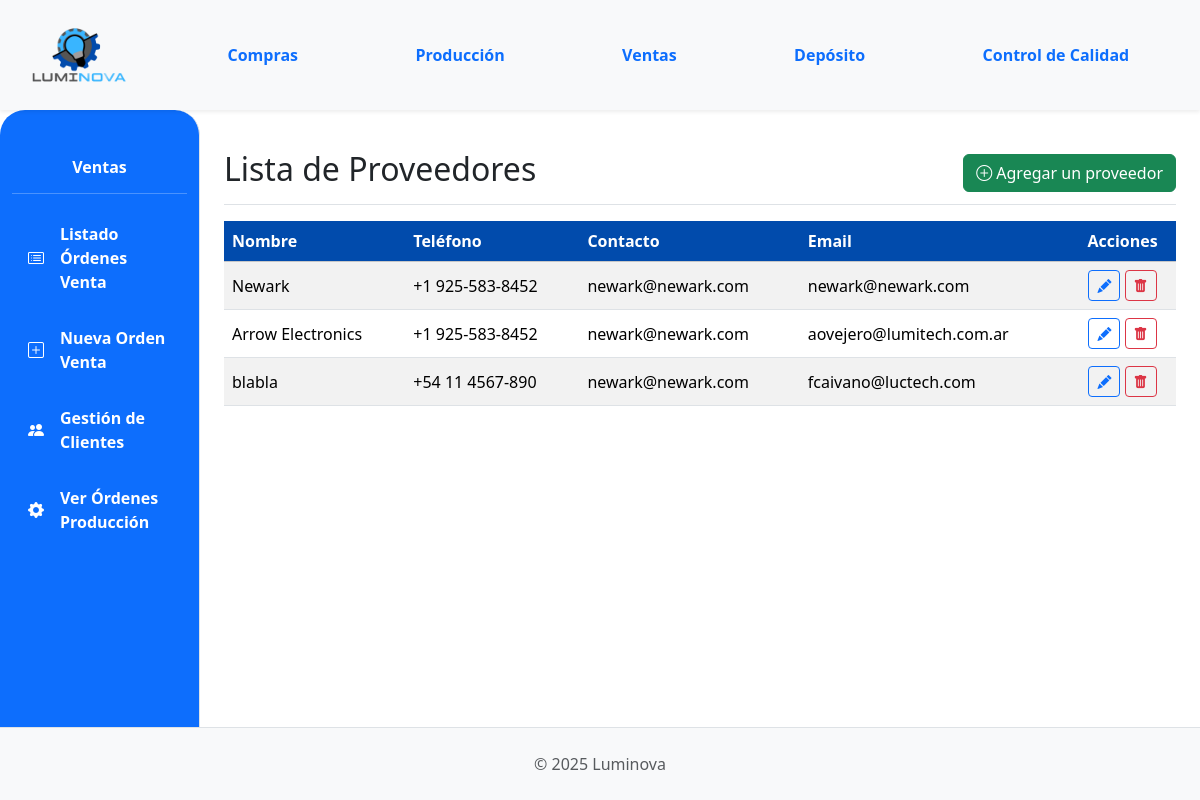
The app's page /ventas/proveedores/proveedor/, older data.
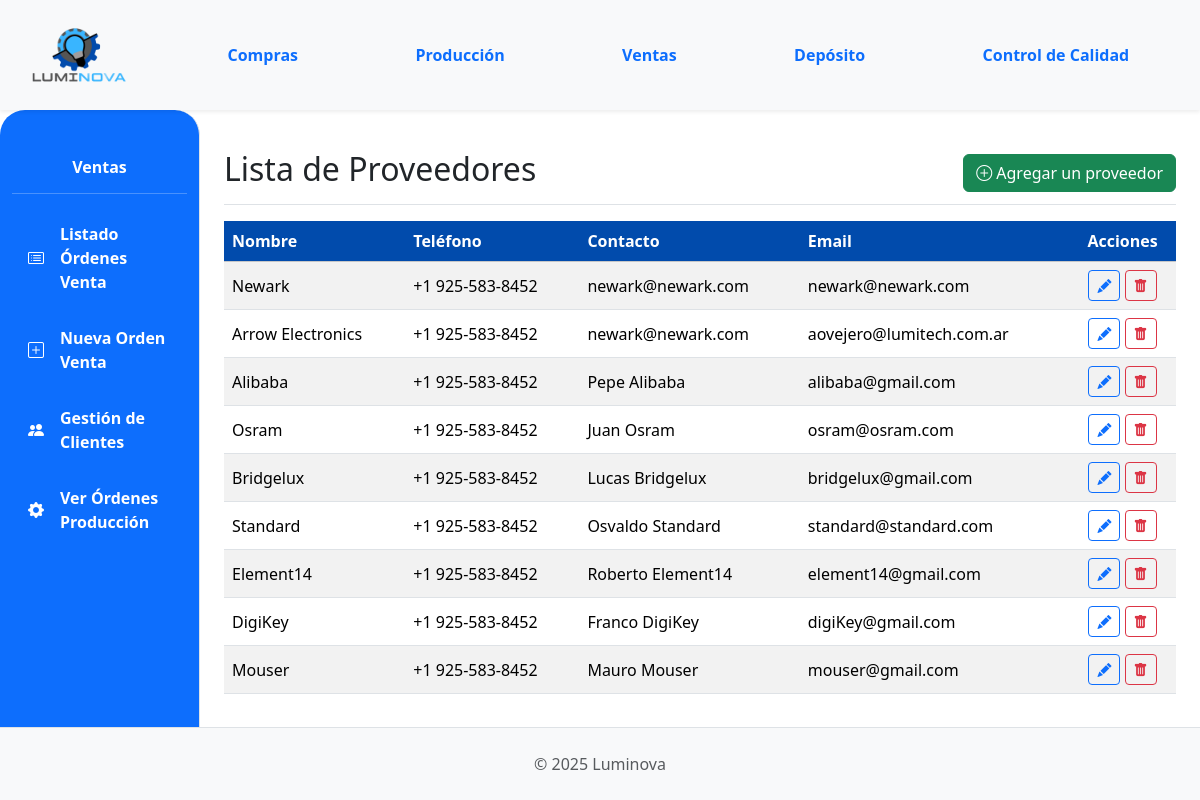
The same page, newer data.
### App_LUMINOVA/models.py (models this page shows, shortened)
class Proveedor(models.Model):
    nombre = models.CharField(max_length=100, unique=True)
    contacto = models.CharField(max_length=100, blank=True)
    telefono = models.CharField(max_length=25, blank=True)
    email = models.EmailField(blank=True, null=True)

### App_LUMINOVA/views.py (the view)
# urls.py: path('ventas/proveedores/proveedor/', ProveedorListView.as_view(), name='proveedor_list'),
class ProveedorListView(ListView):
    model = Proveedor
    template_name = 'ventas/proveedores/proveedor_list.html'
    context_object_name = 'proveedores'

### App_LUMINOVA/context_processors.py (called while the page is built, shortened)
def notificaciones_context(request):
    if not request.user.is_authenticated:
        return {}

### App_LUMINOVA/templates/ventas/proveedores/proveedor_list.html (shortened to what this page needs)
{% extends 'padre.html' %}
{% load static %}
{% load django_bootstrap5 %}
{% block sidebar_content %}
    {% include 'ventas/ventas_sidebar.html' %}
{% endblock %}
{% block content %}
<div class="d-flex justify-content-between flex-wrap flex-md-nowrap align-items-center pt-3 pb-2 mb-3 border-bottom">
    <h1 class="h2">Lista de Proveedores</h1>
    <div class="btn-toolbar mb-2 mb-md-0">
        <a href="{% url 'App_LUMINOVA:proveedor_create' %}" class="btn btn-success">
            <i class="bi bi-plus-circle"></i> Agregar un proveedor
        </a>
    </div>
</div>
<div class="table-responsive mt-3">
    <table class="table table-striped table-hover align-middle">
        <thead class="table-light">
            <tr>
                <th class="align-middle color-thead" style="background-color: #014BAC; color: white;">Nombre</th>
                <th class="align-middle color-thead" style="background-color: #014BAC; color: white;">Teléfono</th>
                <th class="align-middle color-thead" style="background-color: #014BAC; color: white;">Contacto</th>
                <th class="align-middle color-thead" style="background-color: #014BAC; color: white;">Email</th>
                <th class="text-center align-middle color-thead" style="background-color: #014BAC; color: white;">Acciones</th>
            </tr>
        </thead>
        <tbody>
            {% for proveedor in proveedores %}
            <tr>
                <td>{{ proveedor.nombre }}</td>
                <td>{{ proveedor.telefono }}</td>
                <td>{{ proveedor.contacto }}</td>
                <td> {{proveedor.email}} </td>
                <td class="text-center">
                    <a href="{% url 'App_LUMINOVA:proveedor_edit' proveedor.pk %}" class="btn btn-sm btn-outline-primary"><i class="bi bi-pencil-fill"></i></a>
                    <a href="{% url 'App_LUMINOVA:proveedor_delete' proveedor.pk %}" class="btn btn-sm btn-outline-danger"><i class="bi bi-trash-fill"></i></a>
                </td>
            </tr>
            {% empty %}
            <tr>
                <td colspan="8" class="text-center fst-italic text-muted">No hay proveedores registrados.</td>
            </tr>
            {% endfor %}
        </tbody>
    </table>
</div>
{% endblock %}

### App_LUMINOVA/templates/padre.html (shortened to what this page needs)
{% load static %}
{% load django_bootstrap5 %}
<!DOCTYPE html>
<html lang="es">
<head>
    {% bootstrap_css %}
    <link rel="stylesheet" href="{% static 'css/custom.css' %}">
    <link rel="stylesheet" href="https://cdn.jsdelivr.net/npm/bootstrap-icons@1.11.3/font/bootstrap-icons.min.css">
</head>
<body>
    <header class="site-header">
        {% include 'shared/header.html' %}
    </header>
    <div class="container-fluid content-area">
        <div class="row">
            {% block sidebar_content %}{% endblock %}
            <main class="col-md-9 ms-sm-auto col-lg-10 px-md-4 py-4 main-column">
                {% block content %}{% endblock %}
            </main>
        </div>
    </div>
    <footer class="site-footer">
        {% include 'shared/footer.html' %}
    </footer>
</body>
</html>

### App_LUMINOVA/templates/shared/header.html (shortened to what this page needs)
{% load static %}
<header>
    <nav class="navbar navbar-expand-lg navbar-light bg-light shadow-sm p-0">
        <div class="container-fluid d-flex align-items-center">
            <div class="col-md-3 col-lg-1">
                <a class="navbar-brand d-flex align-items-center ms-3" href="{% url 'App_LUMINOVA:dashboard' %}">
                    <img src="{% static 'img/logo.png' %}" alt="Luminova Logo" height="100" width="100" class="d-inline-block align-text-top me-2">
                </a>
            </div>
            <div class="collapse navbar-collapse" id="navbarContent" style="padding-left: 5%;">
                <ul class="navbar-nav mb-2 mb-lg-0 d-flex justify-content-around w-100">
                    <li class="nav-item"><a class="nav-link text-primary fw-bold" href="{% url 'App_LUMINOVA:compras_lista_oc' %} ">Compras</a></li>
                    <li class="nav-item"><a class="nav-link text-primary fw-bold" href="{% url 'App_LUMINOVA:produccion_principal' %}">Producción</a></li>
                    <li class="nav-item"><a class="nav-link text-primary fw-bold" href="{% url 'App_LUMINOVA:ventas_lista_ov' %}">Ventas</a></li>
                    <li class="nav-item"><a class="nav-link text-primary fw-bold" href="{% url 'App_LUMINOVA:deposito_view' %}">Depósito</a></li>
                    <li class="nav-item"><a class="nav-link text-primary fw-bold" href="{% url 'App_LUMINOVA:control_calidad_view' %}">Control de Calidad</a></li>
                </ul>
            </div>
        </div>
    </nav>
</header>

### App_LUMINOVA/templates/ventas/ventas_sidebar.html (shortened to what this page needs)
{% load static %}
{% url 'App_LUMINOVA:ventas_lista_ov' as url_ventas_lista_ov %}
{% url 'App_LUMINOVA:ventas_crear_ov' as url_ventas_crear_ov %}
{% url 'App_LUMINOVA:lista_clientes' as url_lista_clientes %}
{% url 'App_LUMINOVA:produccion_lista_op' as url_produccion_lista_op %}
<nav id="sidebarMenu" class="col-md-3 col-lg-2 d-md-block bg-primary sidebar collapse border-end vh-100" style="border-top-left-radius: 25px; border-top-right-radius: 25px;">
    <div class="position-sticky pt-4">
        <h6 class="sidebar-heading d-flex justify-content-center align-items-center px-3 mt-4 mb-1 text-white fw-bold">
            <span>Ventas</span>
        </h6>
        <hr class="text-white">
        <ul class="nav flex-column">
            <li class="nav-item">
                <a class="nav-link text-white fw-bold custom-active-button d-flex align-items-center {% if request.path == url_ventas_lista_ov %}active{% endif %}" href="{{ url_ventas_lista_ov }}">
                    <i class="bi bi-card-list me-2"></i> <span class="ms-2">Listado Órdenes Venta</span>
                </a>
            </li>
            <li class="nav-item mt-2">
                <a class="nav-link text-white fw-bold custom-active-button d-flex align-items-center {% if request.path == url_ventas_crear_ov %}active{% endif %}" href="{{ url_ventas_crear_ov }}">
                    <i class="bi bi-plus-square me-2"></i> <span class="ms-2">Nueva Orden Venta</span>
                </a>
            </li>
             <li class="nav-item mt-2">
                <a class="nav-link text-white fw-bold custom-active-button d-flex align-items-center {% if request.path == url_lista_clientes %}active{% endif %}" href="{{ url_lista_clientes }}">
                    <i class="bi bi-people-fill me-2"></i> <span class="ms-2">Gestión de Clientes</span>
                </a>
            </li>
            <li class="nav-item mt-2">
                <a class="nav-link text-white fw-bold custom-active-button d-flex align-items-center {% if request.path == url_produccion_lista_op %}active{% endif %}" href="{{ url_produccion_lista_op }}">
                    <i class="bi bi-gear-fill me-2"></i> <span class="ms-2">Ver Órdenes Producción</span>
                </a>
            </li>
        </ul>
    </div>
</nav>

### App_LUMINOVA/templates/shared/footer.html
<footer class="text-center py-4 border-top bg-light">
    <div class="container">
    <span class="text-muted">&copy; 2025 Luminova</span>
    </div>
</footer>

### App_LUMINOVA/static/css/custom.css (style rules this page uses)
html, body { height: 100%; margin: 0; }
body { display: flex; flex-direction: column; min-height: 100vh; }
header.site-header { flex-shrink: 0; }
.content-area { flex-grow: 1; display: flex; overflow: hidden; }
.content-area>.row { flex-grow: 1; }
#sidebarMenu { align-self: stretch; overflow-y: auto; display: flex; flex-direction: column; }
#sidebarMenu .position-sticky { flex-grow: 1; }
main.main-column { flex-grow: 1; overflow-y: auto; height: 100%; }
footer.site-footer { flex-shrink: 0; }
.sidebar .nav-link.custom-active-button { display: block; padding: 0.5rem 1rem; margin: 0.25rem 0; border-radius: 25px; }
.sidebar .nav-link i { margin-right: 0.5rem; }

Row changes from the older to the newer data that the page shows:
changed Proveedor: nombre "blabla" → "Alibaba"; telefono "+54 11 4567-890" → "+1 925-583-8452"; contacto "newark@newark.com" → "Pepe Alibaba"; email "fcaivano@luctech.com" → "alibaba@gmail.com"
added Proveedor: nombre "Osram", telefono "+1 925-583-8452", contacto "Juan Osram", email "osram@osram.com"
added Proveedor: nombre "Bridgelux", telefono "+1 925-583-8452", contacto "Lucas Bridgelux", email "bridgelux@gmail.com"
added Proveedor: nombre "Standard", telefono "+1 925-583-8452", contacto "Osvaldo Standard", email "standard@standard.com"
added Proveedor: nombre "Element14", telefono "+1 925-583-8452", contacto "Roberto Element14", email "element14@gmail.com"
added Proveedor: nombre "DigiKey", telefono "+1 925-583-8452", contacto "Franco DigiKey", email "digiKey@gmail.com"
added Proveedor: nombre "Mouser", telefono "+1 925-583-8452", contacto "Mauro Mouser", email "mouser@gmail.com"
